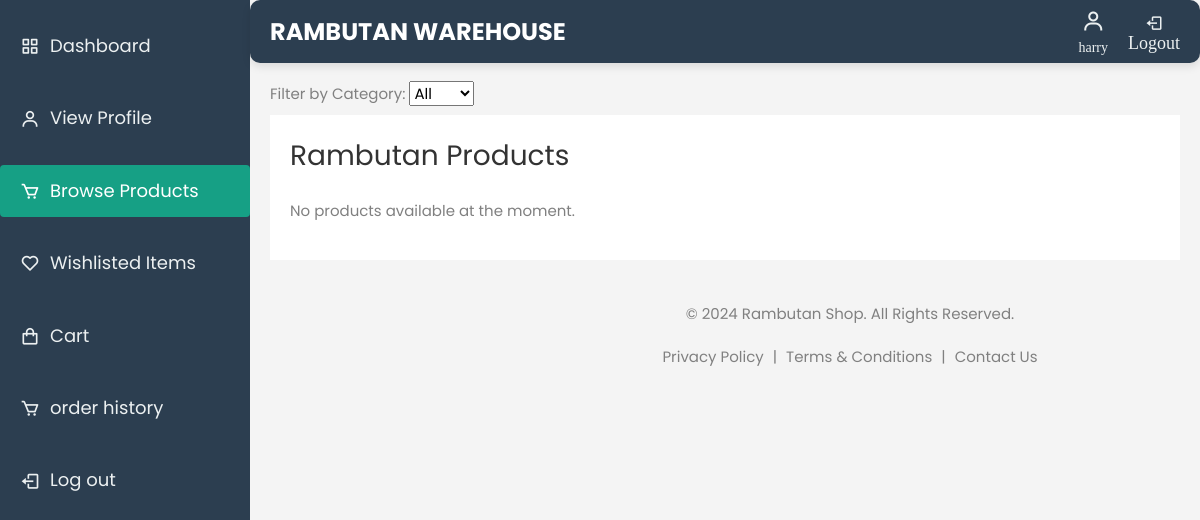
Page /products/ (signed in) on the earlier database version.
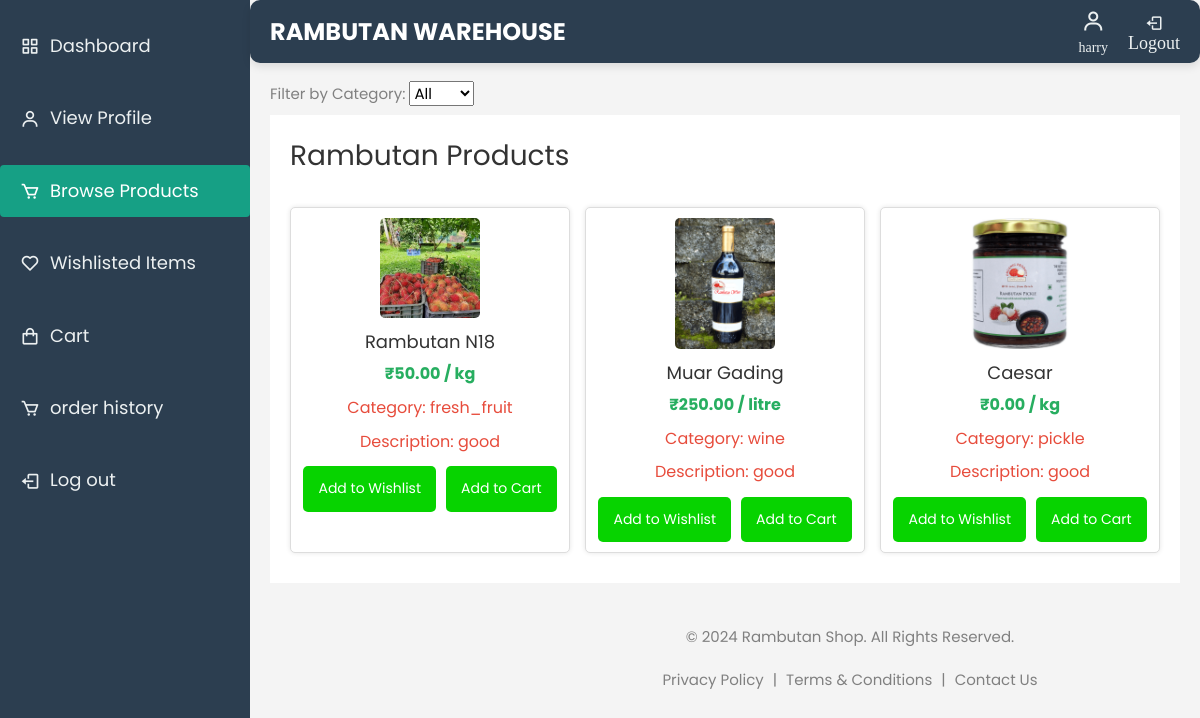
Same page on the later database version.
### warehouse/models.py (models this page shows, shortened)
class RambutanPost(models.Model):
    farmer = models.ForeignKey('FarmerDetails', on_delete=models.CASCADE, related_name='rambutan_posts')
    PRODUCT_CHOICES = sorted([
        ('Binjai', 'Binjai'),
        ('Caesar', 'Caesar'),
        ('E35', 'E35'),
        ('Hg Deli Baling', 'Hg Deli Baling'),
        ('Jarum Emas', 'Jarum Emas'),
        ('Maharlika', 'Maharlika'),
        ('Malwana', 'Malwana'),
        ('Muar Gading', 'Muar Gading'),
        ('Rambutan N18', 'Rambutan N18'),
        ('Rongrien', 'Rongrien'),
        ('School Boy', 'School Boy'),
        ('other', 'Other')  # 'Other' option placed last
    ], key=lambda x: (x[0] != 'other', x[0]))  # Ensures 'Other' is last
    product = models.CharField(max_length=255, choices=PRODUCT_CHOICES)
    CATEGORY_CHOICES = [
        ('fresh_fruit', 'Fresh Fruit'),
        ('juice', 'Juice'),
        ('pickle', 'Pickle'),
        ('wine', 'Wine'),
    ]
    category = models.CharField(max_length=20, choices=CATEGORY_CHOICES)
    quantity_type = models.CharField(max_length=10, choices=[('kg', 'Kilograms'), ('L', 'Litres')])
    quantity = models.PositiveIntegerField(default=1)
    quantity_left = models.PositiveIntegerField(default=0)
    price = models.DecimalField(max_digits=10, decimal_places=2)
    image = models.ImageField(upload_to='rambutan_images/')
    description = models.TextField()
    created_at = models.DateTimeField(auto_now_add=True)
    is_available = models.BooleanField(default=True)

### warehouse/views.py (the view)
# urls.py: path('products/', views.products_browse, name='products_browse'),
@login_required
@cache_control(no_cache=True, must_revalidate=True, no_store=True)
def products_browse(request):
    category_filter = request.GET.get('category', '')  # Get the selected category from the URL parameters
    products_query = RambutanPost.objects.all()
    if category_filter:
        products_query = products_query.filter(category=category_filter)
    products = products_query.values(
        'id', 'product', 'category', 'image', 'price', 'created_at', 'description',
        'is_available', 'quantity_left', 'farmer','quantity_type'
    )
    cart_items = Cart.objects.filter(user=request.user).values_list('rambutan_post_id', flat=True)
    wishlist_items = Wishlist.objects.filter(user=request.user).values_list('rambutan_post_id', flat=True)
    for product in products:
        if product['quantity_left'] <= 0:
            product['status_message'] = 'Out of Stock'
        elif not product['is_available']:
            product['status_message'] = 'Unavailable'
    context = {
        'products': products,
        'category_filter': category_filter  # Pass the selected category to the template
    }
    return render(request, 'shop.html', context)

### warehouse/templates/shop.html (shortened to what the changed rows need)
{% load static %}
<!DOCTYPE html>
<html lang="en" dir="ltr">
<head>
    <link href='https://unpkg.com/boxicons@2.0.7/css/boxicons.min.css' rel='stylesheet'>
    <link href="https://cdn.jsdelivr.net/npm/sweetalert2@11/dist/sweetalert2.min.css" rel="stylesheet">
    <link rel="stylesheet" href="{% static 'css/open-iconic-bootstrap.min.css' %}">
    <link rel="stylesheet" href="{% static 'css/animate.css' %}">
    <link rel="stylesheet" href="{% static 'css/owl.carousel.min.css' %}">
    <link rel="stylesheet" href="{% static 'css/owl.theme.default.min.css' %}">
    <link rel="stylesheet" href="{% static 'css/magnific-popup.css' %}">
    <link rel="stylesheet" href="{% static 'css/aos.css' %}">
    <link rel="stylesheet" href="{% static 'css/ionicons.min.css' %}">
    <link rel="stylesheet" href="{% static 'css/bootstrap-datepicker.css' %}">
    <link rel="stylesheet" href="{% static 'css/jquery.timepicker.css' %}">
    <link rel="stylesheet" href="{% static 'css/flaticon.css' %}">
    <link rel="stylesheet" href="{% static 'css/icomoon.css' %}">
    <link rel="stylesheet" href="{% static 'css/style.css' %}">
</head>
<body>
    <section class="home-section">
        <div class="main-content">
            <h2>Rambutan Products</h2>
            <div class="product-listing">
                {% for product in products %}
                <div class="product">
                    <img src="{% if product.image %}/media/{{ product.image }}{% else %}{% static 'images/default_product.jpg' %}{% endif %}" alt="{{ product.name }}" width="100px" >
                    <h3>{{ product.product }}</h3>
                    <p class="price">₹{{ product.price }} / {{ product.quantity_type }}</p>
                    <p>Category: {{ product.category }}</p>
                    <p>Description: {{ product.description }}</p>
                    {% if product.status_message %}
                        <p class="unavailable">{{ product.status_message }}</p>
                    {% else %}
                        <div class="cart-buttons">
                            <button><a href="{% url 'add_to_wishlist' product.id %}">Add to Wishlist</a></button>
                            <button><a href="{% url 'add_to_cart' product.id %}">Add to Cart</a></button>
                        </div>
                    {% endif %}
                </div>
                {% empty %}
                <p>No products available at the moment.</p>
                {% endfor %}
            </div>
        </div>
</section>
</body>
</html>

Differences in the rows shown:
added RambutanPost: image (picture), product "Rambutan N18", price "50.00", quantity_type "kg", category "fresh_fruit", description "good"
added RambutanPost: image (picture), product "Muar Gading", price "250.00", quantity_type "litre", category "wine", description "good"
added RambutanPost: image (picture), product "Caesar", price "0.00", quantity_type "kg", category "pickle", description "good"
Other differences:
text no longer shown: "No products available at the moment."
